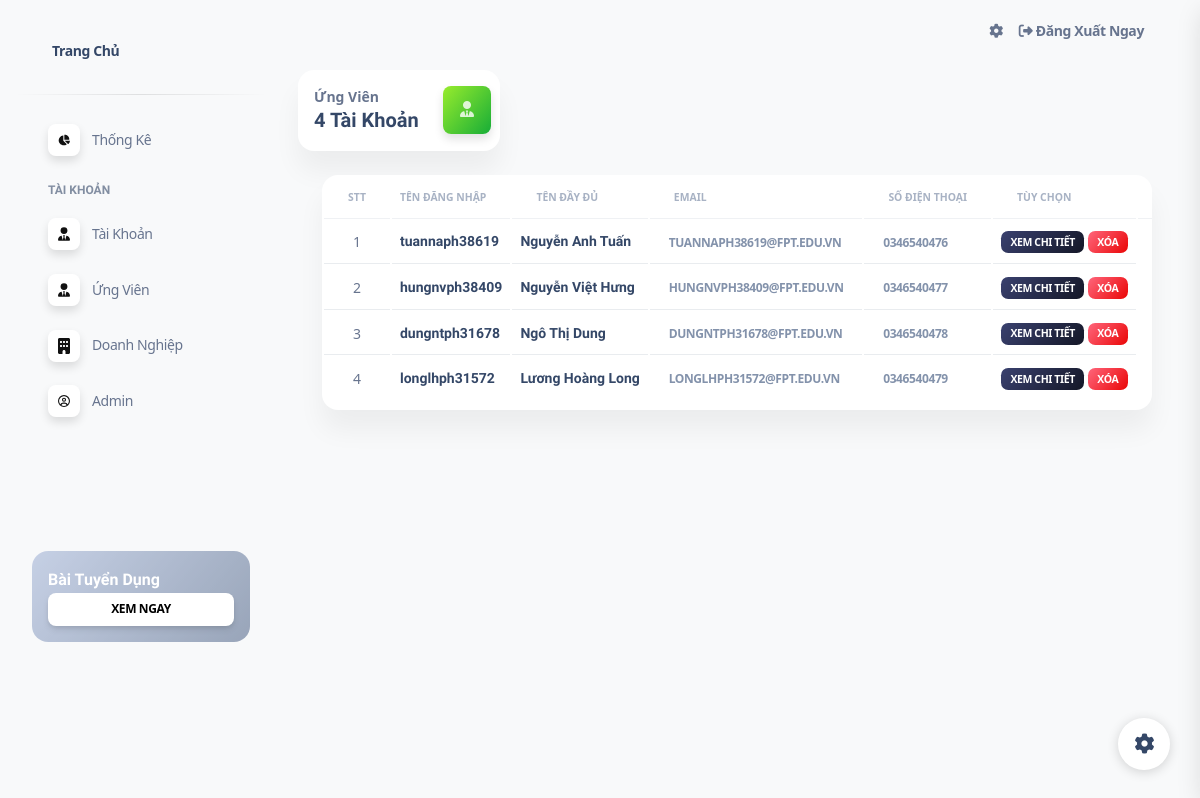
Page /index.php?act=listcv (signed in) on the earlier database version.
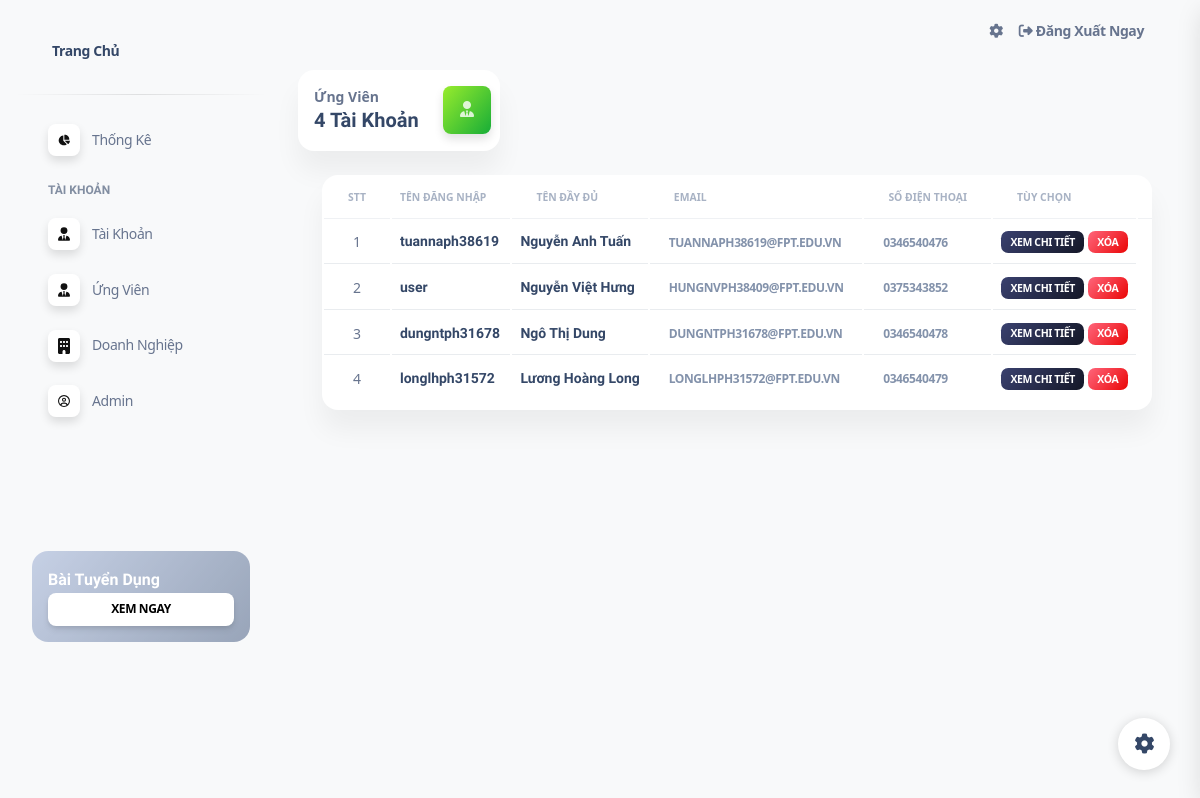
Same page on the later database version.
### tables this page shows
CREATE TABLE `user` (
  `id` int(10) NOT NULL,
  `username` varchar(255) NOT NULL,
  `pass` varchar(255) NOT NULL,
  `name` varchar(255) NOT NULL,
  `email` varchar(255) NOT NULL,
  `phone` varchar(13) NOT NULL,
  `address` varchar(255) NOT NULL,
  `role` int(2) NOT NULL
);

### index.php (called while the page is built)
<?php
include 'controller/controller.php';

### model/pdo.php (called while the page is built, shortened)
<?php
function pdo_get_connection(){
    $servername = "localhost";
    $username = "root";
    $password = "";
    try {
        $conn = new PDO("mysql:host=$servername;dbname=duan1", $username, $password);
        $conn->setAttribute(PDO::ATTR_ERRMODE, PDO::ERRMODE_EXCEPTION);
        return $conn;
    } catch(PDOException $e) {
        echo "Connection failed: " . $e->getMessage();
    }
}
function pdo_query($sql){
    $sql_args=array_slice(func_get_args(),1);
    try{
        $conn=pdo_get_connection();
        $stmt=$conn->prepare($sql);
        $stmt->execute($sql_args);
        $rows=$stmt->fetchAll();
        return $rows;
    }
    catch(PDOException $e){
        throw $e;
    }
    finally{
        unset($conn);
    }
}

### model/admin.php (called while the page is built, shortened)
<?php
function list_admin($id, $username, $name, $email, $phone, $address, $role)
{
    $sql = "SELECT * FROM user WHERE role = ?";
    $sql .= $id !== '' ? " AND id LIKE '%" . $id . "%' " : "";
    $sql .= $username !== '' ? " AND username LIKE '%" . $username . "%' " : "";
    $sql .= $name !== '' ? " AND name LIKE '%" . $name . "%' " : "";
    $sql .= $email !== '' ? " AND email LIKE '%" . $email . "%' " : "";
    $sql .= $phone !== '' ? " AND phone LIKE '%" . $phone . "%' " : "";
    $sql .= $address !== '' ? " AND address LIKE '%" . $address . "%' " : "";
    $sql .= " ORDER BY id DESC";
    return pdo_query($sql, $role);
}

### view/admin/listCv.php (the view, shortened to what the changed rows need)
<div class="container-fluid py-2">
    <div class="container-fluid py-4">
        <div class="row">
            <div class="col-12">
                <div class="card mb-4">
                    <div class="card-body px-0 pt-0 pb-2">
                        <div class="table-responsive p-0">
                            <table class="table align-items-center mb-0" id="myTable">
                                <thead>
                                    <tr>
                                        <th class="text-uppercase text-secondary text-xxs font-weight-bolder opacity-7 ">STT</th>
                                        <th class="text-uppercase text-secondary text-xxs font-weight-bolder opacity-7 ps-2">Tên Đăng Nhập</th>
                                        <th class="text-left text-uppercase text-secondary text-xxs font-weight-bolder opacity-7">Tên Đầy Đủ</th>
                                        <th class="text-left text-uppercase text-secondary text-xxs font-weight-bolder opacity-7">Email</th>
                                        <th class="text-left text-uppercase text-secondary text-xxs font-weight-bolder opacity-7">Số Điện Thoại</th>
                                        <th class="text-left text-uppercase text-secondary text-xxs font-weight-bolder opacity-7">Tùy Chọn</th>
                                        <th class="text-secondary opacity-7"></th>
                                    </tr>
                                </thead>
                                <tbody>
                                    <?php foreach ($listcv as $user) :; ?>
                                        <tr>
                                            <td class="align-middle text-center text-sm"></td>
                                            <td>
                                                <h6 class="mb-0 text-sm"><?= $user['username'] ?></h6>
                                            </td>
                                            <td class="align-middle text-left text-sm">
                                                <h6 class="mb-0 text-sm "><?= $user['name'] ?></h6>
                                            </td>
                                            <td class="align-middle text-left"><a href="mailto:<?= $user['email'] ?>">
                                                    <span class="badge badge-sm  text-secondary"><?= $user['email'] ?></span></a>
                                            </td>
                                            <td class="align-middle text-left"><a href="tel:<?= $user['phone'] ?>">
                                                    <span class="badge badge-sm  text-secondary"><?= $user['phone'] ?></span></a>
                                            </td>
                                            <td class="align-middle text-left text-sm">
                                                <a href="index.php?act=infoCv&id=<?= $user['id'] ?>" target="_blank"><span type="button" class="badge badge-sm bg-gradient-dark">Xem Chi Tiết</span></a>
                                                <a href="index.php?act=delete&id=<?= $user['id'] ?>"><span type="button" class="badge bg-gradient-danger">Xóa</span></a>
                                            </td>
                                        </tr>
                                    <?php endforeach; ?>
                                </tbody>
                            </table>
                        </div>
                    </div>
                </div>
            </div>
        </div>
    </div>
</div>
</main>

Differences in the rows shown:
changed user "Nguyễn Việt Hưng": username "hungnvph38409" → "user"; phone "0346540477" → "0375343852"
